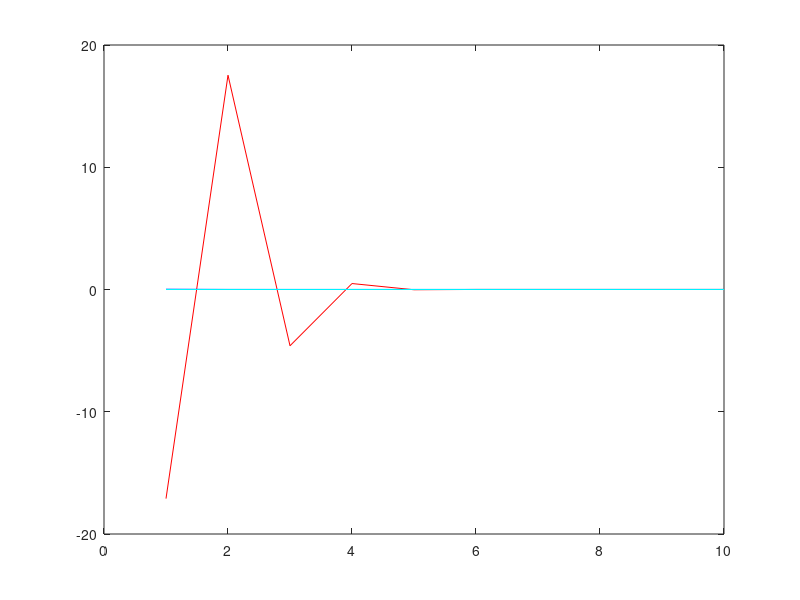

MATLAB code for this plot:
% Getestet und lauffähig in Octave 4.0.1

format long

function ret = a(x,n)
  vals = [];
  for k = 0:n
    vals(k+1) = x^k/factorial(k);
  end
  ret = sum(vals);
end

function ret = b(x,n)
  ret = 1/a(-x,n);
end

function ret = c(x,n)
  ret = b(x/11,n)^11;
end


x = -5.5;
a_res=[];
b_res=[];
c_res=[];

display("Methode a:")
for n = 3:3:30
  a_res(n/3) = a(x,n);
end

display("Methode b:")
for n = 3:3:30
  b_res(n/3) = b(x,n);
end

display("Methode c:")
for n = 3:3:30
  c_res(n/3) = c(x,n);
end

a_res
b_res
c_res

display("Vergleich: ")
0.0040867714

plot(a_res, 'r-', b_res, 'b-', c_res, 'c-');

% Nach 30 Durchläufen erreicht a die Genauigkeit der Vorgabe. b konvergiert schneller,
% c am schnellsten gegen diesen Wert.
% a schwankt bei wenigen Schritten sehr stark und konvergiert nicht monoton, da 
% zu beginn die Exponentialfunktion viel größere Werte liefert als die Fakultät.
% b konvergiert monoton, da der der Exponent nicht mehr negativ ist.
% c erreicht schon bei wenigen Schritten eine große Genauigkeit, da hier ein Teil
% der Berechnung 'ausgelagert' wird: Das Exponentieren mit einem natürlichen 
% Exponenten ist gut konditioniert, die richtige Größenordnung des Ergebnisses wird
% schneller erreicht.